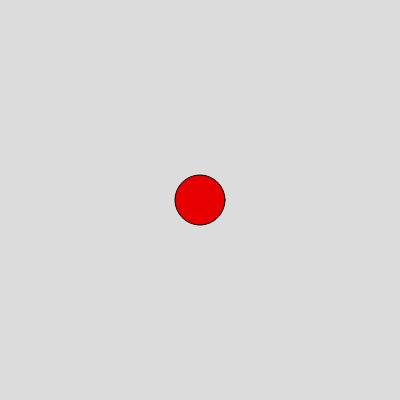
Frame 1 (no input)
Frame 60 (no input): identical to frame 1, image omitted
Frame 120 (the mouse pressed at the canvas centre since frame 60): identical to frame 1, image omitted

The p5.js sketch that drew this single still picture (run headless with seeded random() and noise() and a simulated clock; from frame 60 on, the mouse is pressed at the canvas centre):

// p5.js sketch
// ── sketch.js
/*Her bliver x og y erklæret og tillagt koordinatværdier på 200*/
var x = 200;
var y = 200;
function setup() { 
  createCanvas(400, 400);
} 

function draw() { 
  background(220);
  fill(230,0,0);/*Her bliver RGB farven valgt*/
  ellipse(x,y,50,50); /*her bliver figuren som bliver lavet valgt, og den har fået tildelt
  koordinaterne x og y, hvilket svarer til at den starter i midten siden de begge er 200 og canvas
  er 400*/  
  if (x >= 400){
   x = 0; 
   /*dette betyder at når cirklen bevæger sig udover 400 på x-aksen vil den rykke tilbage til 0*/
  }
  /*her bliver tasterne sat til at bevæge firguren ved at sige f.eks. y=y-1, og pga. alt er under draw
  vil minus 1 hele tiden og dermed rykke sig*/
  if (keyCode === UP_ARROW) {
    y = y - 1;
  } else if (keyCode === DOWN_ARROW) {
   y = y + 1;
  }
  if (keyCode === LEFT_ARROW) {
    x = x - 1;
  } else if (keyCode === RIGHT_ARROW) {
    x = x + 1;
  }
}
